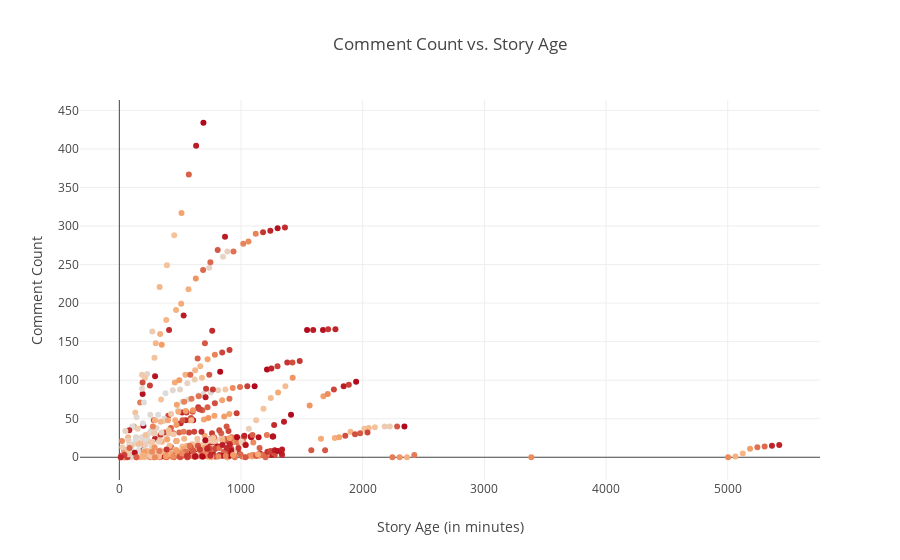

Here is the notebook cell this chart was saved with:
### Code cell
def timedf(x, y):
    # in seconds
    diff = (x.astype("int64") - y.astype("int64")) / 1000000000
    # in minutes
    return diff / 60
df['story_age_begin'] = timedf(df['interval_begin'], df['story_createdat'])

traces = [
    go.Scatter(
        y=df['comment_count_begin'],
        x=df['story_age_begin'],
        mode="markers",
        marker=dict(
            color=df['story_rank_begin']
        )
    )
]
layout = go.Layout(
    title="Comment Count vs. Story Age",
    xaxis=dict(
        title='Story Age (in minutes)'
    ),
    yaxis=dict(
        title='Comment Count'
    ),
)
fig = go.Figure(data=traces, layout=layout)
py.iplot(fig)

### Figure 1 — Plotly figure (JSON) as saved in the notebook; plotly's stock layout.template omitted (floating-point values rounded to 4 significant figures; data arrays with more than 128 entries replaced by an {"elided": "..."} marker saying what was removed)
{"data": [{"marker": {"color": {"elided": "526 int values"}}, "mode": "markers", "type": "scatter", "x": {"elided": "526 float values"}, "y": {"elided": "526 int values"}}], "layout": {"title": "Comment Count vs. Story Age", "xaxis": {"title": "Story Age (in minutes)"}, "yaxis": {"title": "Comment Count"}}}
